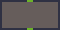

Rendered tile map (Tiled .tmx) drawn with the repository's tilesets; below, a short description and the map source with its tile grids summarised:
An orthogonal 60x30 tile map with 1x1 px tiles, 1 tile layer (main), 2 tilesets.

<map version="1.4" tiledversion="1.4.3" orientation="orthogonal" renderorder="right-down" width="60" height="30" tilewidth="1" tileheight="1" infinite="0" nextlayerid="2" nextobjectid="1">
 <tileset firstgid="1" source="tsx/palette.tsx" />
 <tileset firstgid="65" source="../tsx/main_lev_build.tsx" />
 <layer id="1" name="main" width="60" height="30">
  <data>[1800 cells, 1800 non-empty, 3 distinct tile ids]</data>
 </layer>
</map>
